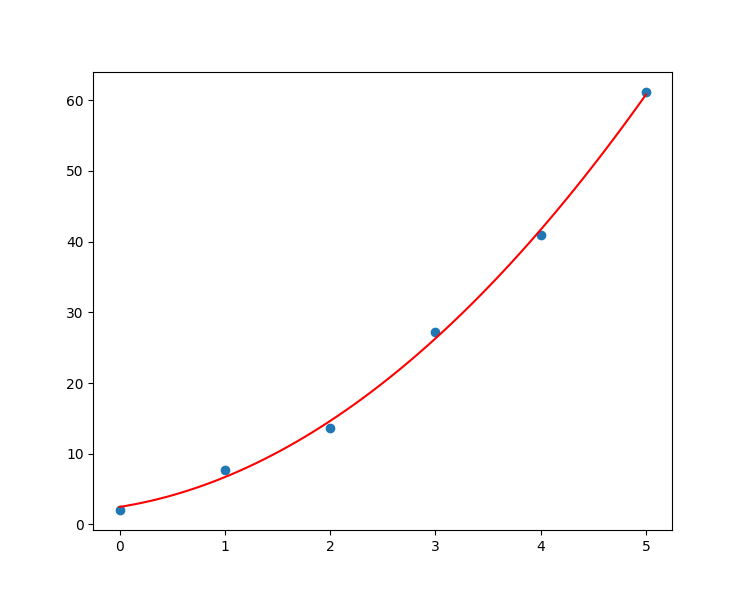

The Python source for this figure:
import matplotlib.pyplot as plt
from hw2_polynomial_regression import *
#from hw2_polynomial_regression_done import *


# NOTE: The number of data points can vary.
x = np.arange(6)
y = np.array([2.1, 7.7, 13.6, 27.2, 40.9, 61.1])

dataset = np.vstack((x,y)).T

# At this point, "dataset" is an nx2 numpy.array 
# where n is the number of data points.

degree = 2  # degree of the fitting polynomial
a = polynomial_regression(dataset, degree)
# The coefficients of the fitting polynomial is stored
# in a in the ascending order.: [a_0,a_1,...,a_d] (d=degree)

print(a)

# Plot the fitting polynomial with the data points.
plt.plot(x,y,'o')
xx = np.linspace(0,5,100)
# We have to "flip" a to make it [a_d,a_{d-1},...,a_2,a_1,a_0]
# See https://numpy.org/doc/stable/reference/generated/numpy.polyval.html
plt.plot(xx,np.polyval(np.flip(a),xx),'-r') 
plt.show()
